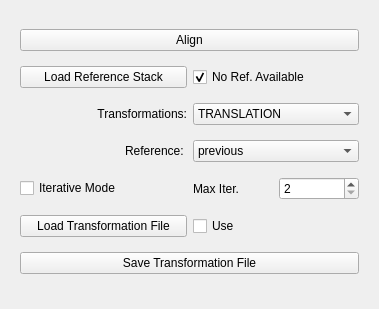
         <widget class="QWidget" name="page_3">
          <property name="geometry">
           <rect>
            <x>0</x>
            <y>0</y>
            <width>379</width>
            <height>309</height>
           </rect>
          </property>
          <attribute name="label">
           <string>Alignment</string>
          </attribute>
          <layout class="QGridLayout" name="gridLayout_16">
           <item row="0" column="0">
            <widget class="QWidget" name="widget_2" native="true">
             <layout class="QGridLayout" name="gridLayout_7">
              <item row="2" column="0" colspan="2">
               <layout class="QHBoxLayout" name="horizontalLayout_8">
                <item>
                 <widget class="QLabel" name="label_3">
                  <property name="text">
                   <string>Transformations:</string>
                  </property>
                  <property name="alignment">
                   <set>Qt::AlignRight|Qt::AlignTrailing|Qt::AlignVCenter</set>
                  </property>
                 </widget>
                </item>
                <item>
                 <widget class="QComboBox" name="cb_alignTransform">
                  <item>
                   <property name="text">
                    <string>TRANSLATION</string>
                   </property>
                  </item>
                  <item>
                   <property name="text">
                    <string>RIGID_BODY</string>
                   </property>
                  </item>
                  <item>
                   <property name="text">
                    <string>SCALED_ROTATION</string>
                   </property>
                  </item>
                  <item>
                   <property name="text">
                    <string>AFFINE</string>
                   </property>
                  </item>
                  <item>
                   <property name="text">
                    <string>BILINEAR</string>
                   </property>
                  </item>
                 </widget>
                </item>
               </layout>
              </item>
              <item row="3" column="0" colspan="2">
               <layout class="QHBoxLayout" name="horizontalLayout_11">
                <item>
                 <widget class="QLabel" name="label_6">
                  <property name="text">
                   <string>Reference: </string>
                  </property>
                  <property name="alignment">
                   <set>Qt::AlignRight|Qt::AlignTrailing|Qt::AlignVCenter</set>
                  </property>
                 </widget>
                </item>
                <item>
                 <widget class="QComboBox" name="cb_alignRef">
                  <item>
                   <property name="text">
                    <string>previous</string>
                   </property>
                  </item>
                  <item>
                   <property name="text">
                    <string>mean</string>
                   </property>
                  </item>
                  <item>
                   <property name="text">
                    <string>first</string>
                   </property>
                  </item>
                 </widget>
                </item>
               </layout>
              </item>
              <item row="4" column="0" colspan="2">
               <layout class="QHBoxLayout" name="horizontalLayout_15">
                <item>
                 <widget class="QCheckBox" name="cb_iterAlign">
                  <property name="sizePolicy">
                   <sizepolicy hsizetype="Preferred" vsizetype="Fixed">
                    <horstretch>0</horstretch>
                    <verstretch>0</verstretch>
                   </sizepolicy>
                  </property>
                  <property name="text">
                   <string>Iterative Mode</string>
                  </property>
                 </widget>
                </item>
                <item>
                 <layout class="QHBoxLayout" name="horizontalLayout_13">
                  <item>
                   <widget class="QLabel" name="label_7">
                    <property name="text">
                     <string>Max Iter.</string>
                    </property>
                   </widget>
                  </item>
                  <item>
                   <widget class="QSpinBox" name="sb_maxIterVal">
                    <property name="sizePolicy">
                     <sizepolicy hsizetype="Preferred" vsizetype="Fixed">
                      <horstretch>0</horstretch>
                      <verstretch>0</verstretch>
                     </sizepolicy>
                    </property>
                    <property name="minimum">
                     <number>2</number>
                    </property>
                    <property name="maximum">
                     <number>24</number>
                    </property>
                   </widget>
                  </item>
                 </layout>
                </item>
               </layout>
              </item>
              <item row="0" column="0" colspan="2">
               <widget class="QPushButton" name="pb_alignStack">
                <property name="sizePolicy">
                 <sizepolicy hsizetype="Preferred" vsizetype="Fixed">
                  <horstretch>0</horstretch>
                  <verstretch>0</verstretch>
                 </sizepolicy>
                </property>
                <property name="text">
                 <string>Align</string>
                </property>
               </widget>
              </item>
              <item row="1" column="0" colspan="2">
               <layout class="QHBoxLayout" name="horizontalLayout_14">
                <item>
                 <widget class="QPushButton" name="pb_load_align_ref">
                  <property name="sizePolicy">
                   <sizepolicy hsizetype="Preferred" vsizetype="Fixed">
                    <horstretch>0</horstretch>
                    <verstretch>0</verstretch>
                   </sizepolicy>
                  </property>
                  <property name="text">
                   <string>Load Reference Stack</string>
                  </property>
                 </widget>
                </item>
                <item>
                 <widget class="QCheckBox" name="rb_alignRefVoid">
                  <property name="text">
                   <string>No Ref. Available</string>
                  </property>
                  <property name="checked">
                   <bool>true</bool>
                  </property>
                 </widget>
                </item>
               </layout>
              </item>
              <item row="6" column="0" colspan="2">
               <widget class="QPushButton" name="pb_saveAlignTranform">
                <property name="sizePolicy">
                 <sizepolicy hsizetype="Preferred" vsizetype="Fixed">
                  <horstretch>0</horstretch>
                  <verstretch>0</verstretch>
                 </sizepolicy>
                </property>
                <property name="text">
                 <string>Save Transformation File</string>
                </property>
               </widget>
              </item>
              <item row="5" column="1">
               <widget class="QCheckBox" name="cb_use_tmatFile">
                <property name="text">
                 <string>Use</string>
                </property>
               </widget>
              </item>
              <item row="5" column="0">
               <widget class="QPushButton" name="pb_loadAlignTranform">
                <property name="sizePolicy">
                 <sizepolicy hsizetype="Preferred" vsizetype="Fixed">
                  <horstretch>0</horstretch>
                  <verstretch>0</verstretch>
                 </sizepolicy>
                </property>
                <property name="text">
                 <string>Load Transformation File</string>
                </property>
               </widget>
              </item>
             </layout>
            </widget>
           </item>
          </layout>
         </widget>
